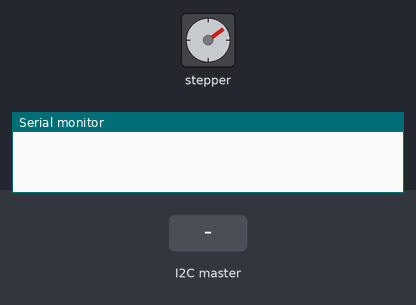
This sketch was run on a simulated Arduino Uno, built with avr-gcc and run on an emulated ATmega328P. Parts: stepper motor, the last lines printed to the serial monitor. Inputs (shaded band) come from the test bench. Stepper angles assume 200 steps per turn.

Above: at 1.25 s.
1.3 s: the I2C master sends the byte 90
At 1.79 s:
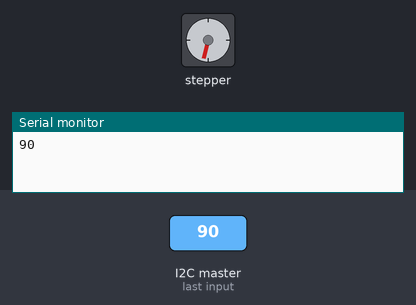
4.3 s: the I2C master sends the byte 200
At 4.53 s:
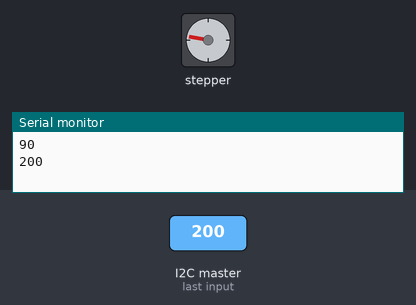
7.3 s: the I2C master sends the byte 0
At 7.69 s:
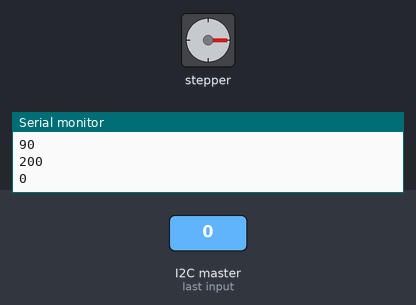
10.3 s: the I2C master sends the byte 90
13.3 s: the I2C master sends the byte 200
Timing chart, 0 to 17.3 s (numbered marks = the images above; inputs shaded):
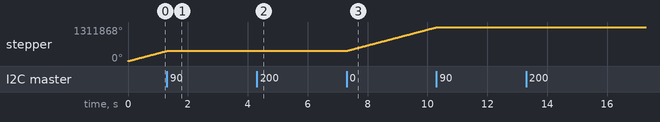

The sketch:

Slave_3_Stepper.ino
```cpp
/* SLAVE_3 */

//step motor -> L293D + Stepper

#include <Wire.h>
#include <Stepper.h>

const int steps = 200;
Stepper motor(steps, 8, 9, 10, 11); //creamos el objeto stepper para nuestro motor


void setup() {
  Wire.begin(60); //seteamos el id del esclavo
  Wire.onReceive(receiveEvent); //esperamos un evento del maestro y lanzamos la funcion receiveEvent()
  Serial.begin(9600);
}

void loop() {

  motor.step(30); //se mueve de por vida, porque esta en un loop (pongo 30 por poner algo)


}

void receiveEvent(int howMany){
  int velocidad = Wire.read(); //recojemos el valor del maestro
  Serial.println(velocidad); //lo pintamos
  motor.setSpeed(velocidad); //cambiamos la velocidad del motor

}
```
